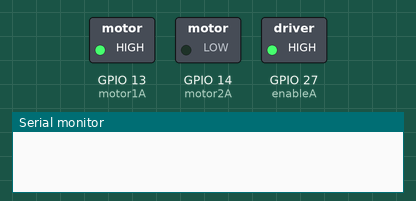
Simulated run of this program. Board: ESP32. On the bench: switched loads named in the program (green lamp = pin HIGH), the last lines printed to the serial monitor.

Above: at 0.05 s.
At 14.45 s:
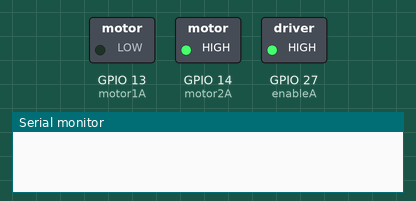
At 22.05 s:
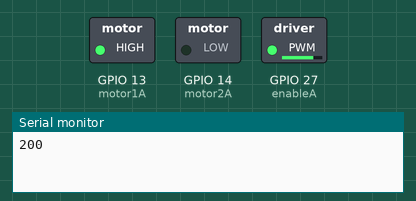
At 28.95 s:
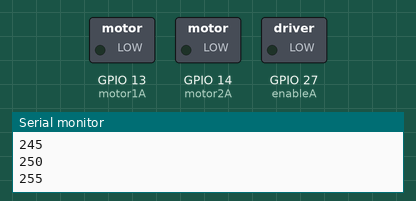
Timing chart, 0 to 37.7 s (numbered marks = the images above):
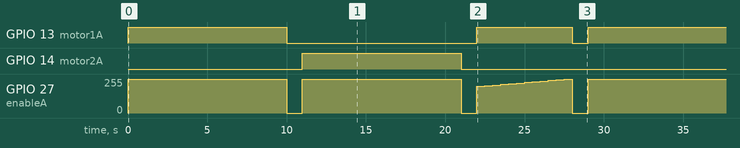

The program:

main.cpp
```cpp
#include <Arduino.h>

int motor1A = 13;
int motor2A = 14;
int enableA = 27;

// PWM settings
const int freq = 20000; // PWM frequency: 20 kHz (Adjust 2-20 kHz as needed)
const int resolution = 8; // PWM resolution: 8 bits (dutyCycle: 0-255)


void stop(int rtime) {
  digitalWrite(motor1A, LOW);
  digitalWrite(motor2A, LOW);
  ledcWrite(enableA, 0);
  delay(rtime);
}

void forward(int spd, int rtime) {
  digitalWrite(motor1A, HIGH);
  digitalWrite(motor2A, LOW);
  ledcWrite(enableA, spd);
  delay(rtime);
}

void reverse(int spd, int rtime) {
  digitalWrite(motor1A, LOW);
  digitalWrite(motor2A, HIGH);
  ledcWrite(enableA, spd);
  delay(rtime);
}


void setup() {
  Serial.begin(115200);
  pinMode(motor1A, OUTPUT);
  pinMode(motor2A, OUTPUT);

  // Set up PWM
  ledcAttach(enableA, freq, resolution);
  ledcWrite(enableA, 0);  // Start with motor stopped
}


void loop() {
  forward(255, 10000); // Move forward at speed 255 for 2 seconds
  stop(1000);         // Stop for 1 second
  reverse(255, 10000); // Move backward at speed 255 for 10 seconds
  stop(1000);         // Stop for 1 second

  // Move DC motor forward with increasing speed
  for (int spd = 200; spd <= 255; spd += 5) {
    Serial.println(spd);
    forward(spd, 500);
  }

  stop(1000);
}
```

Measured:
- by itself, GPIO 13 (motor1A): repeats every 29.0 s: LOW 12.0 s, HIGH 6.0 s, LOW 1.0 s, HIGH 10.0 s
- by itself, GPIO 14 (motor2A): alternates HIGH for 10.0 s and LOW for 19.0 s
- by itself, GPIO 27 (enableA): repeats every 29.0 s: 0/255 1.0 s, 255/255 10.0 s, 0/255 1.0 s, 199/255 0.50 s, 204/255 0.50 s, 209/255 0.50 s, 214/255 0.50 s, 219/255 0.50 s, 224/255 0.50 s, 229/255 0.50 s, 234/255 0.50 s, 239/255 0.50 s, 244/255 0.50 s, 249/255 0.50 s, 255/255 0.50 s, 0/255 1.0 s, 255/255 10.0 s
